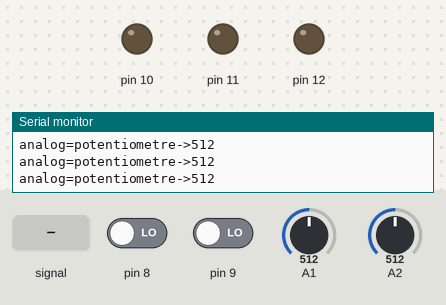
The sketch below on a simulated Arduino Uno, built with avr-gcc and run on an emulated ATmega328P. Shown: output pins drawn as LEDs (lit = HIGH), the last lines printed to the serial monitor. Dashed ring = blinking. Inputs (shaded band) come from the test bench; at power-on: pin 8 LOW, pin 9 LOW, A1 = 512, A2 = 512.

Above: at 1.2 s.
1.3 s: pin 8 driven HIGH
At 1.4 s:
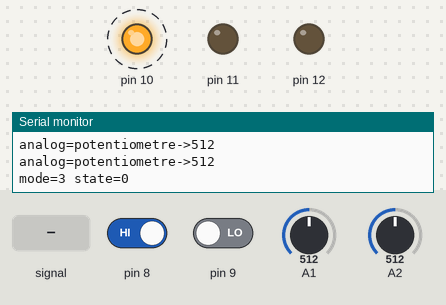
4.3 s: A1 fed a 200 Hz sine of ±81 counts around its level
7.3 s: pin 8 driven LOW
At 8.2 s:
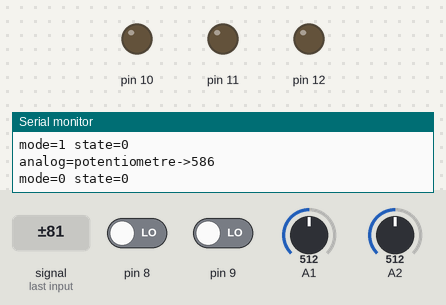
8.8 s: pin 9 driven HIGH
At 10.2 s:
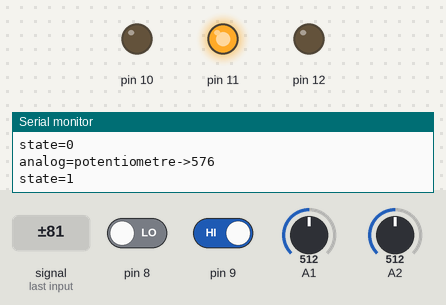
11.8 s: pin 9 driven LOW
At 13.2 s:
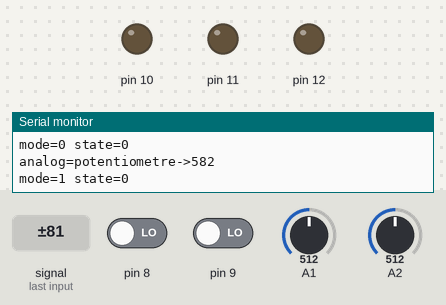
Timing chart, 0 to 14.8 s (numbered marks = the images above; inputs shaded):
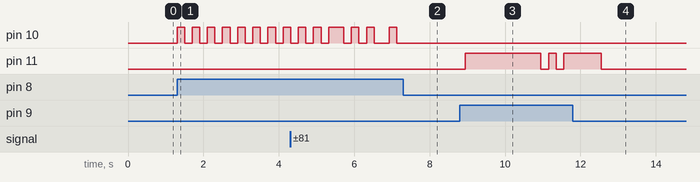

The sketch:

ModePresentation.ino
```cpp
// Code generated by ArduinoML
// Structural concepts
void setup() {
	pinMode(1, INPUT);
	pinMode(10, OUTPUT);
	pinMode(11, OUTPUT);
	pinMode(8, INPUT);
	pinMode(9, INPUT);
	Serial.begin(38400);
	Serial.println("name=ModePresentation");
	Serial.println("modes=resterAppuyer,transitionTemporelle,multiEtats,detectionLumiere");
	Serial.println("states=mode1_off,mode1_on");
	Serial.println("states=mode2_off,mode2_on");
	Serial.println("states=mode3_off,mode3_on_1,mode3_on_2");
	Serial.println("states=mode4_off,mode4_on");
}

//Monitoring values
String state_value = "";
String mode_value = "";

//Behavioral concepts
long time=0;
long debounce = 200;
long analog=0;

void mode_resterAppuyer() {
	//initial state
	mode_value = "0";
	state_value = "0";
	Serial.println("mode=" + mode_value + " " + "state=" + state_value);
	state_mode1_off();
}

void resterAppuyer_to_transitionTemporelle(){
	boolean guard = millis() - time > debounce;
	if( analogRead(1) >= 500 && guard ) {
		time = millis();
		mode_transitionTemporelle();
	}
}
void resterAppuyer_to_multiEtats(){
	boolean guard = millis() - time > debounce;
	if( digitalRead(8) == HIGH && guard ) {
		time = millis();
		mode_multiEtats();
	}
}
void state_mode1_off() {
	digitalWrite(10, LOW);
	digitalWrite(11, LOW);
	boolean guard = millis() - time > debounce;
	out_resterAppuyer();

	resterAppuyer_to_transitionTemporelle();
	resterAppuyer_to_multiEtats();
	if( digitalRead(9) == HIGH && guard ) {
		state_value = "1";
		out();
		time = millis();
		state_mode1_on();
	}
	else {
		state_mode1_off();
	}
}

void state_mode1_on() {
	digitalWrite(11, HIGH);
	boolean guard = millis() - time > debounce;
	out_resterAppuyer();

	resterAppuyer_to_transitionTemporelle();
	resterAppuyer_to_multiEtats();
	if( digitalRead(9) == LOW && guard ) {
		state_value = "0";
		out();
		time = millis();
		state_mode1_off();
	}
	else {
		state_mode1_on();
	}
}

void mode_transitionTemporelle() {
	//initial state
	mode_value = "1";
	state_value = "0";
	Serial.println("mode=" + mode_value + " " + "state=" + state_value);
	state_mode2_off();
}

void transitionTemporelle_to_resterAppuyer(){
	boolean guard = millis() - time > debounce;
	if( analogRead(1) < 500 && guard ) {
		time = millis();
		mode_resterAppuyer();
	}
}
void transitionTemporelle_to_detectionLumiere(){
	boolean guard = millis() - time > debounce;
	if( digitalRead(8) == HIGH && guard ) {
		time = millis();
		mode_detectionLumiere();
	}
}
void state_mode2_off() {
	digitalWrite(10, LOW);
	digitalWrite(11, LOW);
	boolean guard = millis() - time > debounce;
	out_transitionTemporelle();

	transitionTemporelle_to_resterAppuyer();
	transitionTemporelle_to_detectionLumiere();
	if( digitalRead(9) == HIGH && guard ) {
		state_value = "1";
		out();
		time = millis();
		state_mode2_on();
	}
	else {
		state_mode2_off();
	}
}

void state_mode2_on() {
	digitalWrite(11, HIGH);
	boolean guard = millis() - time > debounce;
	out_transitionTemporelle();

	transitionTemporelle_to_resterAppuyer();
	transitionTemporelle_to_detectionLumiere();
	delay(1000);
	state_value = "0";
	out();
	state_mode2_off();
}

void mode_multiEtats() {
	//setup bricks
	pinMode(12, OUTPUT);
	//initial state
	mode_value = "2";
	state_value = "0";
	Serial.println("mode=" + mode_value + " " + "state=" + state_value);
	state_mode3_off();
}

void reset_multiEtats() {
	digitalWrite(12, LOW);
}

void multiEtats_to_detectionLumiere(){
	boolean guard = millis() - time > debounce;
	if( analogRead(1) >= 500 && guard ) {
		reset_multiEtats();
		time = millis();
		mode_detectionLumiere();
	}
}
void multiEtats_to_resterAppuyer(){
	boolean guard = millis() - time > debounce;
	if( digitalRead(8) == HIGH && guard ) {
		reset_multiEtats();
		time = millis();
		mode_resterAppuyer();
	}
}
void state_mode3_off() {
	digitalWrite(10, HIGH);
	digitalWrite(12, LOW);
	boolean guard = millis() - time > debounce;
	out_multiEtats();

	multiEtats_to_detectionLumiere();
	multiEtats_to_resterAppuyer();
	if( digitalRead(9) == HIGH && guard ) {
		state_value = "1";
		out();
		time = millis();
		state_mode3_on_1();
	}
	else {
		state_mode3_off();
	}
}

void state_mode3_on_1() {
	digitalWrite(11, HIGH);
	boolean guard = millis() - time > debounce;
	out_multiEtats();

	multiEtats_to_detectionLumiere();
	multiEtats_to_resterAppuyer();
	if( digitalRead(9) == HIGH && guard ) {
		state_value = "2";
		out();
		time = millis();
		state_mode3_on_2();
	}
	else {
		state_mode3_on_1();
	}
}

void state_mode3_on_2() {
	digitalWrite(11, LOW);
	digitalWrite(12, HIGH);
	boolean guard = millis() - time > debounce;
	out_multiEtats();

	multiEtats_to_detectionLumiere();
	multiEtats_to_resterAppuyer();
	if( digitalRead(9) == HIGH && guard ) {
		state_value = "0";
		out();
		time = millis();
		state_mode3_off();
	}
	else {
		state_mode3_on_2();
	}
}

void mode_detectionLumiere() {
	//setup bricks
	pinMode(2, INPUT);
	//initial state
	mode_value = "3";
	state_value = "0";
	Serial.println("mode=" + mode_value + " " + "state=" + state_value);
	state_mode4_off();
}

void detectionLumiere_to_multiEtats(){
	boolean guard = millis() - time > debounce;
	if( analogRead(1) < 500 && guard ) {
		time = millis();
		mode_multiEtats();
	}
}
void detectionLumiere_to_transitionTemporelle(){
	boolean guard = millis() - time > debounce;
	if( digitalRead(8) == HIGH && guard ) {
		time = millis();
		mode_transitionTemporelle();
	}
}
void state_mode4_off() {
	digitalWrite(10, HIGH);
	digitalWrite(11, LOW);
	boolean guard = millis() - time > debounce;
	out_detectionLumiere();

	detectionLumiere_to_multiEtats();
	detectionLumiere_to_transitionTemporelle();
	if( analogRead(2) >= 600 && guard ) {
		state_value = "1";
		out();
		time = millis();
		state_mode4_on();
	}
	else {
		state_mode4_off();
	}
}

void state_mode4_on() {
	digitalWrite(11, HIGH);
	boolean guard = millis() - time > debounce;
	out_detectionLumiere();

	detectionLumiere_to_multiEtats();
	detectionLumiere_to_transitionTemporelle();
	if( analogRead(2) < 600 && guard ) {
		state_value = "0";
		out();
		time = millis();
		state_mode4_off();
	}
	else {
		state_mode4_on();
	}
}

void out() {Serial.println("state=" + state_value);}

void out_resterAppuyer() {
	boolean time_analog = millis() - analog > debounce;
	if (time_analog) {
		Serial.println("analog=potentiometre->" + String(analogRead(1)));
		analog = millis();
	}
}

void out_transitionTemporelle() {
	boolean time_analog = millis() - analog > debounce;
	if (time_analog) {
		Serial.println("analog=potentiometre->" + String(analogRead(1)));
		analog = millis();
	}
}

void out_multiEtats() {
	boolean time_analog = millis() - analog > debounce;
	if (time_analog) {
		Serial.println("analog=potentiometre->" + String(analogRead(1)));
		analog = millis();
	}
}

void out_detectionLumiere() {
	boolean time_analog = millis() - analog > debounce;
	if (time_analog) {
		Serial.println("analog=potentiometre->" + String(analogRead(1)) + "=lumiere->" + String(analogRead(2)));
		analog = millis();
	}
}

void loop() {mode_resterAppuyer();} // Entering init mode
```

Measured:
- after the input at 1.3 s, pin 10: alternates HIGH for 0.20 s and LOW for 0.20 s, starting at once
- after the input at 7.3 s, pin 10: stops changing and stays LOW
- after the input at 8.8 s, pin 11: goes HIGH 2.0 s, LOW 0.20 s, HIGH 0.20 s, LOW 0.20 s, then HIGH, starting after 0.15 s
- after the input at 11.8 s, pin 11: goes on until 12.6 s, then stays LOW
